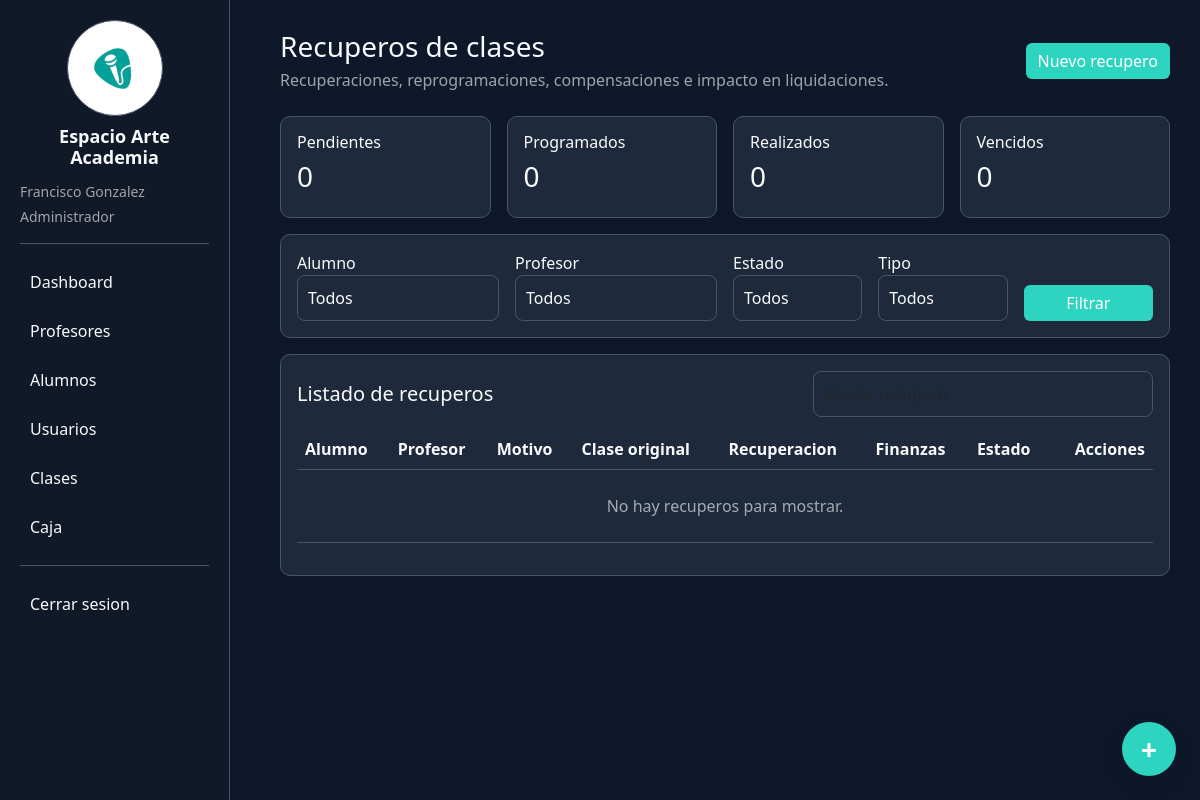
Page /recuperos (signed in) on the committed database.
### tables this page shows
CREATE TABLE configuracion (
        clave TEXT PRIMARY KEY,
        valor TEXT
    );

### app.py (the view)
@app.route("/recuperos")
@roles_required("admin", "comun")
def recuperos():
    conn = get_conn()
    actualizar_vencimientos_recuperos(conn)
    alumno_id = validar_entero(request.args.get("alumno_id"))
    profesor_id = validar_entero(request.args.get("profesor_id"))
    estado = request.args.get("estado") if request.args.get("estado") in ESTADOS_RECUPERO else ""
    tipo_recupero = request.args.get("tipo") if request.args.get("tipo") in TIPOS_RECUPERO else ""
    vencidos = request.args.get("vencidos") == "1"
    condiciones = []
    valores = []
    if alumno_id:
        condiciones.append("recuperos.alumno_id=?")
        valores.append(alumno_id)
    if profesor_id:
        condiciones.append("recuperos.profesor_id=?")
        valores.append(profesor_id)
    if estado:
        condiciones.append("recuperos.estado=?")
        valores.append(estado)
    if tipo_recupero:
        condiciones.append("recuperos.tipo=?")
        valores.append(tipo_recupero)
    if vencidos:
        condiciones.append("recuperos.fecha_limite < ? AND recuperos.estado IN ('pendiente', 'programado', 'vencido')")
        valores.append(datetime.now().strftime("%Y-%m-%d"))
    where = "WHERE " + " AND ".join(condiciones) if condiciones else ""
    recuperos_lista = conn.execute("""
        SELECT recuperos.*, alumnos.apellido_nombre AS alumno,
               profesores.nombre_apellido AS profesor,
               original.fecha AS fecha_original,
               recuperacion.fecha AS fecha_recuperacion,
               tipos_clase.nombre AS tipo_clase
        FROM recuperos
        LEFT JOIN alumnos ON recuperos.alumno_id = alumnos.id
        LEFT JOIN profesores ON recuperos.profesor_id = profesores.id
        LEFT JOIN clases original ON recuperos.clase_original_id = original.id
        LEFT JOIN clases recuperacion ON recuperos.clase_recuperacion_id = recuperacion.id
        LEFT JOIN tipos_clase ON original.tipo_clase_id = tipos_clase.id
        """ + where + """
        ORDER BY
            CASE recuperos.estado
                WHEN 'pendiente' THEN 1
                WHEN 'programado' THEN 2
                WHEN 'vencido' THEN 3
                ELSE 4
            END,
            recuperos.fecha_limite,
            recuperos.id DESC
    """, valores).fetchall()
    estadisticas = conn.execute("""
        SELECT
            COUNT(CASE WHEN estado='pendiente' THEN 1 END) AS pendientes,
            COUNT(CASE WHEN estado='programado' THEN 1 END) AS programados,
            COUNT(CASE WHEN estado='realizado' THEN 1 END) AS realizados,
            COUNT(CASE WHEN estado='vencido' THEN 1 END) AS vencidos,
            COALESCE(SUM(costo_adicional), 0) AS costo_adicional
        FROM recuperos
    """).fetchone()
    clases_originales = conn.execute("""
        SELECT clases.id, clases.fecha, profesores.nombre_apellido AS profesor
        FROM clases
        LEFT JOIN profesores ON clases.profesor_id = profesores.id
        ORDER BY clases.fecha DESC
        LIMIT 120
    """).fetchall()
    alumnos = conn.execute("SELECT * FROM alumnos ORDER BY apellido_nombre").fetchall()
    profesores = conn.execute("SELECT * FROM profesores ORDER BY nombre_apellido").fetchall()
    tipos_clase = conn.execute("SELECT * FROM tipos_clase ORDER BY id").fetchall()
    conn.commit()
    conn.close()
    return render_template(
        "recuperos.html",
        recuperos=recuperos_lista,
        alumnos=alumnos,
        profesores=profesores,
        tipos_clase=tipos_clase,
        clases_originales=clases_originales,
        estados_recupero=ESTADOS_RECUPERO,
        motivos_recupero=MOTIVOS_RECUPERO,
        tipos_recupero=TIPOS_RECUPERO,
        estadisticas=estadisticas,
        filtros={
            "alumno_id": alumno_id,
            "profesor_id": profesor_id,
            "estado": estado,
            "tipo": tipo_recupero,
            "vencidos": vencidos
        }
    )

### app.py (called while the page is built)
def get_conn():
    conn = sqlite3.connect(DB_PATH, timeout=30)
    conn.row_factory = sqlite3.Row
    return conn

def validar_entero(valor):
    try:
        return int(valor)
    except (TypeError, ValueError):
        return None

def obtener_configuracion(conn):
    filas = conn.execute("SELECT clave, valor FROM configuracion").fetchall()
    return {fila["clave"]: fila["valor"] for fila in filas}

def actualizar_vencimientos_recuperos(conn):
    hoy = datetime.now().strftime("%Y-%m-%d")
    conn.execute("""
        UPDATE recuperos
        SET estado='vencido', actualizado_en=?
        WHERE estado IN ('pendiente', 'programado')
          AND fecha_limite IS NOT NULL
          AND fecha_limite<?
    """, (datetime.now().strftime("%Y-%m-%d %H:%M:%S"), hoy))

def normalizar_rol(valor):
    valor = (valor or "").strip().lower()
    if valor in ["comun", "administrativo", "recepción"]:
        return "recepcion"
    return valor if valor in ROLES else "recepcion"

def usuario_actual():
    if not session.get("usuario_id"):
        return None
    return {
        "id": session["usuario_id"],
        "nombre": session["usuario_nombre"],
        "rol": normalizar_rol(session["usuario_rol"]),
        "rol_nombre": ROLE_LABELS.get(normalizar_rol(session["usuario_rol"]), session["usuario_rol"]),
        "profesor_id": session.get("profesor_id")
    }

def permisos_usuario_actual():
    if not session.get("usuario_id"):
        return set()
    rol = normalizar_rol(session.get("usuario_rol"))
    try:
        conn = get_conn()
        usuario = conn.execute("SELECT activo, rol FROM usuarios WHERE id=?", (session["usuario_id"],)).fetchone()
        if not usuario or int(usuario["activo"] or 0) == 0:
            conn.close()
            return set()
        rol = normalizar_rol(usuario["rol"])
        permisos = {
            fila["permiso_codigo"]
            for fila in conn.execute("""
                SELECT permiso_codigo
                FROM rol_permisos
                WHERE rol_codigo=?
            """, (rol,)).fetchall()
        }
        conn.close()
        return permisos
    except sqlite3.Error:
        return set(DEFAULT_ROLE_PERMISSIONS.get(rol, []))

def tiene_permiso(permiso):
    return permiso in permisos_usuario_actual()

def puede(permiso):
    return tiene_permiso(permiso)

def puede_gestionar_clases():
    return tiene_permiso("clases.crear") or tiene_permiso("clases.editar")

def puede_ver_pagos():
    return tiene_permiso("caja.ver")

### templates/recuperos.html (shortened to what this page needs)
{% extends "base.html" %}
{% block content %}
<div class="d-flex justify-content-between align-items-center mb-4">
    <div>
        <h3 class="mb-1">Recuperos de clases</h3>
        <p class="text-muted mb-0">Recuperaciones, reprogramaciones, compensaciones e impacto en liquidaciones.</p>
    </div>
    <button class="btn btn-primary" data-bs-toggle="modal" data-bs-target="#modalRecupero" onclick="nuevoRecupero()">Nuevo recupero</button>
</div>
<div class="row g-3 mb-3">
    <div class="col-md-3"><div class="card p-3"><h6>Pendientes</h6><h3>{{ estadisticas.pendientes or 0 }}</h3></div></div>
    <div class="col-md-3"><div class="card p-3"><h6>Programados</h6><h3>{{ estadisticas.programados or 0 }}</h3></div></div>
    <div class="col-md-3"><div class="card p-3"><h6>Realizados</h6><h3>{{ estadisticas.realizados or 0 }}</h3></div></div>
    <div class="col-md-3"><div class="card p-3"><h6>Vencidos</h6><h3>{{ estadisticas.vencidos or 0 }}</h3></div></div>
</div>
<div class="card p-3 mb-3">
    <form method="GET" class="row g-3 align-items-end">
        <div class="col-md-3">
            <label>Alumno</label>
            <select name="alumno_id" class="form-control">
                <option value="">Todos</option>
            </select>
        </div>
        <div class="col-md-3">
            <label>Profesor</label>
            <select name="profesor_id" class="form-control">
                <option value="">Todos</option>
            </select>
        </div>
        <div class="col-md-2">
            <label>Estado</label>
            <select name="estado" class="form-control">
                <option value="">Todos</option>
            </select>
        </div>
        <div class="col-md-2">
            <label>Tipo</label>
            <select name="tipo" class="form-control">
                <option value="">Todos</option>
            </select>
        </div>
        <div class="col-md-2">
            <button class="btn btn-primary w-100">Filtrar</button>
        </div>
    </form>
</div>
<div class="card p-3">
    <div class="table-toolbar">
        <h5 class="mb-0">Listado de recuperos</h5>
        <input class="form-control table-search" data-table-search="#tablaRecuperos" placeholder="Buscar recupero">
    </div>
    <div class="table-responsive">
        <table class="table align-middle" id="tablaRecuperos">
            <thead>
                <tr>
                    <th>Alumno</th>
                    <th>Profesor</th>
                    <th>Motivo</th>
                    <th>Clase original</th>
                    <th>Recuperacion</th>
                    <th>Finanzas</th>
                    <th>Estado</th>
                    <th class="text-end">Acciones</th>
                </tr>
            </thead>
            <tbody>
                {% for r in recuperos %}
                <tr>
                    <td><strong>{{ r.alumno or "-" }}</strong><div class="text-muted small">#{{ r.id }}</div></td>
                    <td>{{ r.profesor or "-" }}</td>
                    <td>{{ r.motivo.replace("_", " ") }}<div class="text-muted small">{{ r.tipo.replace("_", " ") }}</div></td>
                    <td>{{ r.fecha_original or "-" }}</td>
                    <td>
                        {{ r.fecha_recuperacion or r.fecha_programada or "Sin fecha" }}
                        <div class="text-muted small">Vence: {{ r.fecha_limite or "-" }}</div>
                    </td>
                    <td class="small">
                        {% if r.gratuito %}<span class="badge bg-info text-dark">Gratis</span>{% else %}<span class="badge bg-warning text-dark">${{ "%.2f"|format(r.costo_adicional or 0) }}</span>{% endif %}
                        {% if r.profesor_cobra %}<span class="badge bg-success">Profesor cobra</span>{% else %}<span class="badge bg-secondary">Sin pago prof.</span>{% endif %}
                        {% if not r.afecta_liquidacion %}<span class="badge bg-dark">No liquida</span>{% endif %}
                    </td>
                    <td><span class="badge bg-primary">{{ r.estado|capitalize }}</span></td>
                    <td class="text-end">
                        <div class="action-group">
                            <button class="btn btn-sm btn-outline-primary" data-recupero='{{ dict(r)|tojson }}' onclick="editarRecupero(this)">Editar</button>
                            {% if r.estado in ["pendiente", "vencido"] %}
                            <button class="btn btn-sm btn-outline-success" data-recupero='{{ dict(r)|tojson }}' onclick="programarRecupero(this)">Programar</button>
                            {% endif %}
                            <form method="POST" action="/cambiar_estado_recupero">
                                <input type="hidden" name="recupero_id" value="{{ r.id }}">
                                <input type="hidden" name="estado" value="realizado">
                                <button class="btn btn-sm btn-outline-secondary">Realizado</button>
                            </form>
                        </div>
                    </td>
                </tr>
                {% else %}
                <tr><td colspan="8" class="text-center text-muted py-4">No hay recuperos para mostrar.</td></tr>
                {% endfor %}
            </tbody>
        </table>
    </div>
</div>
{% endblock %}

### templates/base.html (shortened to what this page needs)
<!DOCTYPE html>
<html>
<head>
<link href="https://cdn.jsdelivr.net/npm/bootstrap@5.3.0/dist/css/bootstrap.min.css" rel="stylesheet">
</head>
<body>
<div class="sidebar">
    <div class="brand-block">
        <img src="{{ url_for('static', filename=configuracion.logo_app | default('logo.jpeg')) }}" alt="{{ configuracion.nombre_app | default('Espacio Arte Academia') }}">
        <h4>{{ configuracion.nombre_app | default("Espacio Arte Academia") }}</h4>
    </div>
    {% if usuario_actual %}
    <div class="text-muted small mb-1">{{ usuario_actual.nombre }}</div>
    <div class="text-muted small mb-3">{{ usuario_actual.rol_nombre }}</div>
    {% endif %}
    <hr>
    {% if puede("dashboard.ver") %}
    <a href="/">Dashboard</a>
    {% endif %}
    {% if puede("profesores.ver") %}
    <a href="/profesores">Profesores</a>
    {% endif %}
    {% if puede("alumnos.ver") %}
    <a href="/alumnos">Alumnos</a>
    {% endif %}
    {% if puede("usuarios.ver") %}
    <a href="/usuarios">Usuarios</a>
    {% endif %}
    {% if puede("clases.ver") %}
    <a href="/clases">Clases</a>
    {% endif %}
    {% if puede("caja.ver") %}
    <a href="/caja">Caja</a>
    {% endif %}
    {% if usuario_actual %}
    <hr>
    <a href="/logout">Cerrar sesion</a>
    {% endif %}
</div>
<div class="content">
{% block content %}{% endblock %}
</div>
{% if puede("configuracion.editar") %}
<button class="theme-button" data-bs-toggle="modal" data-bs-target="#modalApariencia" title="Personalizar apariencia">
    +
</button>
{% endif %}
</body>
</html>

### rows in the picture
configuracion: valor (picture)
configuracion: nombre_app "Espacio Arte Academia"

### other values in the picture
{{ usuario_actual.nombre }} "Francisco Gonzalez"
{{ usuario_actual.rol_nombre }} "Administrador"
{{ estadisticas.pendientes or 0 }} "0"
{{ estadisticas.programados or 0 }} "0"
{{ estadisticas.realizados or 0 }} "0"
{{ estadisticas.vencidos or 0 }} "0"
